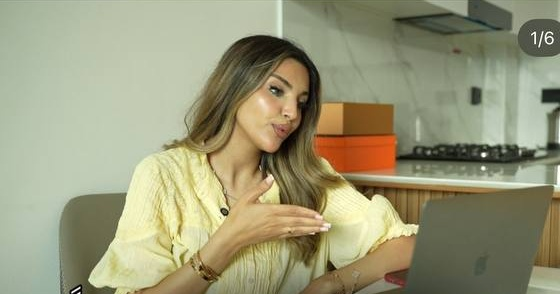
#> input picture carousels/01-expertise-no-clients/photos/a.jpg, 560 x 294 px
$ python -i composite.py   (imports and definitions only)
#> lines starting #> are read from the running program, lines starting #| are printed output that depends on the picture
import json, sys, os, subprocess, numpy as np
from PIL import Image, ImageFilter
# [2 lines not run here, left out]
FPS=30; W,H=1080,1920
SRC="../cut_v3.mp4"
# [1 line that did not run here, left out]
def inK(t): return any(a<=t<b for a,b,_,_ in tl["K"])
# zoom targets: alternate per segment, punch-in during keywords
# [1 line that did not run here, left out]
def target(t):
    if inK(t): return 1.15
    i=max([k for k,s in enumerate(starts) if s<=t] or [0])
    return 1.07 if i%2 else 1.0
# [1 line that did not run here, left out]
# [2 lines not run here, left out]
def zoom(img,zz):
    if zz<1.001: return img
    cw,ch=W/zz,H/zz; cx,cy=W*0.5,H*0.36
    x0=min(max(cx-cw/2,0),W-cw); y0=min(max(cy-ch/2,0),H-ch)
    return img.resize((W,H),Image.BICUBIC,box=(x0,y0,x0+cw,y0+ch))
sess=None
def person_mask(img):
    global sess
    from rembg import remove, new_session
    if sess is None: sess=new_session("isnet-general-use")
    small=img.resize((540,960))
    m=remove(small,session=sess,only_mask=True)
    return m.resize((W,H),Image.BILINEAR).filter(ImageFilter.GaussianBlur(1.5))
def run(f0,f1,out):
    dec=subprocess.Popen(["ffmpeg","-v","error","-ss",str(f0/FPS),"-i",SRC,"-frames:v",str(f1-f0),"-f","rawvideo","-pix_fmt","rgb24","-"],stdout=subprocess.PIPE)
    enc=None
    if out.endswith(".mp4"):
        enc=subprocess.Popen(["ffmpeg","-v","error","-y","-f","rawvideo","-pix_fmt","rgb24","-s",f"{W}x{H}","-r",str(FPS),"-i","-",
             "-c:v","libx264","-preset","medium","-crf","17","-pix_fmt","yuv420p",out],stdin=subprocess.PIPE)
    for f in range(f0,f1):
        raw=dec.stdout.read(W*H*3)
        if len(raw)<W*H*3: break
        img=zoom(Image.frombytes("RGB",(W,H),raw),z[f]).convert("RGBA")
        t=f/FPS; name=f"{f:05d}.png"
        if inK(t) and os.path.exists("back/"+name):
            m=person_mask(img.convert("RGB"))
            img.alpha_composite(Image.open("back/"+name))
            person=img.copy();
            base=zoom(Image.frombytes("RGB",(W,H),raw),z[f]).convert("RGBA")
            img=Image.composite(base,img,m)
        if os.path.exists("front/"+name): img.alpha_composite(Image.open("front/"+name))
        if enc: enc.stdin.write(img.convert("RGB").tobytes())
        else: img.convert("RGB").save(f"{out}/{name}")
    if enc: enc.stdin.close(); enc.wait()
# [2 lines not run here, left out]

>>> import cv2
>>> picture = cv2.imread('../../../carousels/01-expertise-no-clients/photos/a.jpg', cv2.IMREAD_GRAYSCALE)
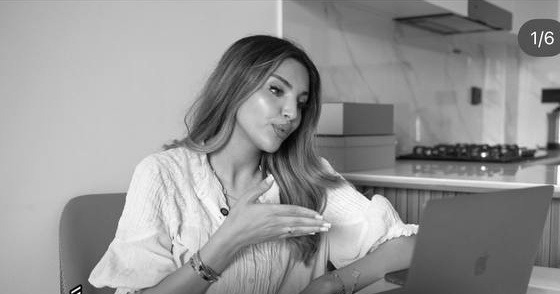
#> picture: shape (294, 560); min 0, max 255, mean 149.3
#> (the run stopped early here; a loop or call above may not have finished)

$ run again, on carousels/01-expertise-no-clients/photos/c.jpg
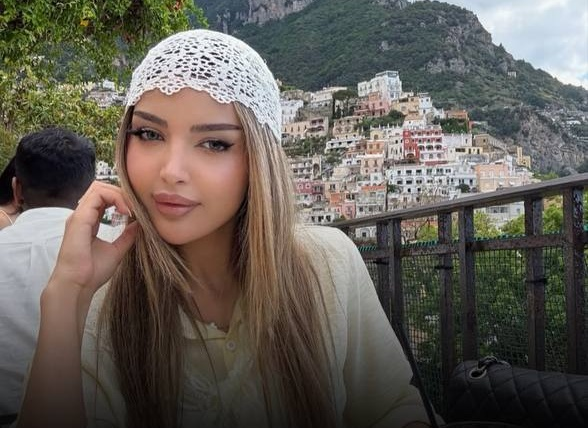
#> input picture carousels/01-expertise-no-clients/photos/c.jpg, 588 x 428 px
#> `picture = cv2.imread('../../../carousels/01-expertise-no-clients/photo..`:
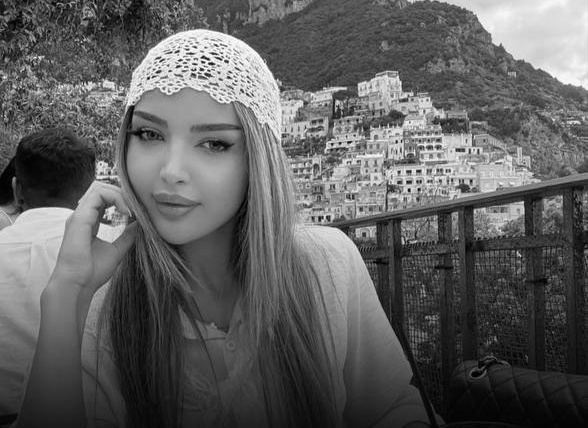
#> picture: shape (428, 588); min 0, max 255, mean 95.1

$ run again, on carousels/01-expertise-no-clients/photos/d.jpg
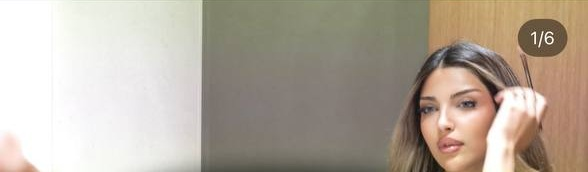
#> input picture carousels/01-expertise-no-clients/photos/d.jpg, 588 x 172 px
#> `picture = cv2.imread('../../../carousels/01-expertise-no-clients/photo..`:
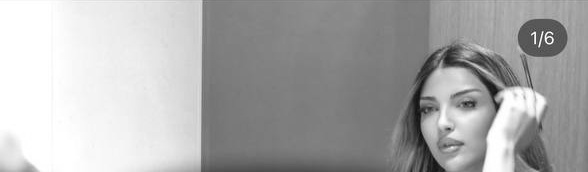
#> picture: shape (172, 588); min 15, max 255, mean 170.8

$ run again, on carousels/01-expertise-no-clients/photos/e.jpg
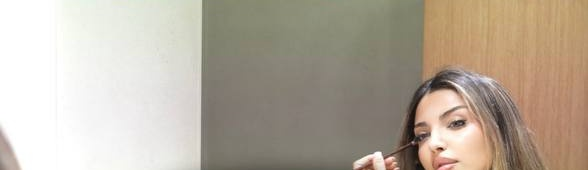
#> input picture carousels/01-expertise-no-clients/photos/e.jpg, 588 x 170 px
#> `picture = cv2.imread('../../../carousels/01-expertise-no-clients/photo..`:
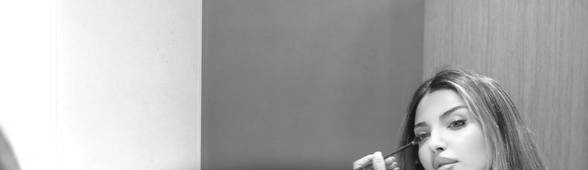
#> picture: shape (170, 588); min 11, max 255, mean 173.4
